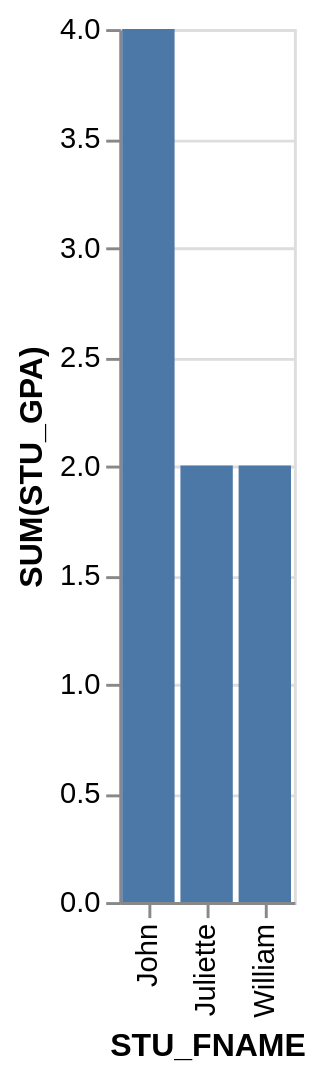

This figure's Vega-Lite source:
### Vega-Lite specification from a JSON file in a GitHub repository (floating-point values rounded to 4 significant figures)
{"data": {"values": [{"x_data": "John", "y_data": 4}, {"x_data": "Juliette", "y_data": 2}, {"x_data": "William", "y_data": 2}]}, "mark": "bar", "encoding": {"x": {"field": "x_data", "type": "nominal", "title": "STU_FNAME", "sort": "ascending"}, "y": {"field": "y_data", "type": "quantitative", "title": "SUM(STU_GPA)"}}}
